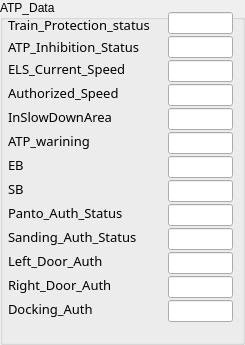
          <widget class="QGroupBox" name="groupBox_12">
           <property name="geometry">
            <rect>
             <x>824</x>
             <y>165</y>
             <width>245</width>
             <height>345</height>
            </rect>
           </property>
           <property name="autoFillBackground">
            <bool>true</bool>
           </property>
           <property name="title">
            <string>ATP_Data</string>
           </property>
           <property name="flat">
            <bool>false</bool>
           </property>
           <widget class="QLabel" name="label_70">
            <property name="geometry">
             <rect>
              <x>8</x>
              <y>8</y>
              <width>153</width>
              <height>34</height>
             </rect>
            </property>
            <property name="font">
             <font>
              <family>微软雅黑</family>
              <pointsize>10</pointsize>
             </font>
            </property>
            <property name="text">
             <string>Train_Protection_status</string>
            </property>
           </widget>
           <widget class="QLabel" name="label_71">
            <property name="geometry">
             <rect>
              <x>8</x>
              <y>30</y>
              <width>145</width>
              <height>34</height>
             </rect>
            </property>
            <property name="font">
             <font>
              <family>微软雅黑</family>
              <pointsize>10</pointsize>
             </font>
            </property>
            <property name="text">
             <string>ATP_Inhibition_Status</string>
            </property>
           </widget>
           <widget class="QLabel" name="label_72">
            <property name="geometry">
             <rect>
              <x>8</x>
              <y>52</y>
              <width>165</width>
              <height>34</height>
             </rect>
            </property>
            <property name="font">
             <font>
              <family>微软雅黑</family>
              <pointsize>10</pointsize>
             </font>
            </property>
            <property name="text">
             <string>ELS_Current_Speed</string>
            </property>
           </widget>
           <widget class="QLabel" name="label_73">
            <property name="geometry">
             <rect>
              <x>8</x>
              <y>76</y>
              <width>129</width>
              <height>34</height>
             </rect>
            </property>
            <property name="font">
             <font>
              <family>微软雅黑</family>
              <pointsize>10</pointsize>
             </font>
            </property>
            <property name="text">
             <string>Authorized_Speed</string>
            </property>
           </widget>
           <widget class="QLabel" name="label_74">
            <property name="geometry">
             <rect>
              <x>8</x>
              <y>100</y>
              <width>129</width>
              <height>34</height>
             </rect>
            </property>
            <property name="font">
             <font>
              <family>微软雅黑</family>
              <pointsize>10</pointsize>
             </font>
            </property>
            <property name="text">
             <string>InSlowDownArea</string>
            </property>
           </widget>
           <widget class="QLineEdit" name="le_authspeed">
            <property name="geometry">
             <rect>
              <x>168</x>
              <y>84</y>
              <width>65</width>
              <height>22</height>
             </rect>
            </property>
           </widget>
           <widget class="QLineEdit" name="le_inslow">
            <property name="geometry">
             <rect>
              <x>168</x>
              <y>108</y>
              <width>65</width>
              <height>22</height>
             </rect>
            </property>
           </widget>
           <widget class="QLineEdit" name="le_atpinhista">
            <property name="geometry">
             <rect>
              <x>168</x>
              <y>36</y>
              <width>65</width>
              <height>22</height>
             </rect>
            </property>
           </widget>
           <widget class="QLineEdit" name="le_currspeed">
            <property name="geometry">
             <rect>
              <x>168</x>
              <y>60</y>
              <width>65</width>
              <height>22</height>
             </rect>
            </property>
           </widget>
           <widget class="QLineEdit" name="le_traprosta">
            <property name="geometry">
             <rect>
              <x>168</x>
              <y>12</y>
              <width>65</width>
              <height>22</height>
             </rect>
            </property>
           </widget>
           <widget class="QLineEdit" name="le_sanding">
            <property name="geometry">
             <rect>
              <x>168</x>
              <y>228</y>
              <width>65</width>
              <height>22</height>
             </rect>
            </property>
           </widget>
           <widget class="QLabel" name="label_75">
            <property name="geometry">
             <rect>
              <x>8</x>
              <y>172</y>
              <width>45</width>
              <height>34</height>
             </rect>
            </property>
            <property name="font">
             <font>
              <family>微软雅黑</family>
              <pointsize>10</pointsize>
             </font>
            </property>
            <property name="text">
             <string>SB</string>
            </property>
           </widget>
           <widget class="QLineEdit" name="le_atpwarning">
            <property name="geometry">
             <rect>
              <x>168</x>
              <y>132</y>
              <width>65</width>
              <height>22</height>
             </rect>
            </property>
           </widget>
           <widget class="QLabel" name="label_76">
            <property name="geometry">
             <rect>
              <x>8</x>
              <y>220</y>
              <width>149</width>
              <height>34</height>
             </rect>
            </property>
            <property name="font">
             <font>
              <family>微软雅黑</family>
              <pointsize>10</pointsize>
             </font>
            </property>
            <property name="text">
             <string>Sanding_Auth_Status</string>
            </property>
           </widget>
           <widget class="QLineEdit" name="le_panto">
            <property name="geometry">
             <rect>
              <x>168</x>
              <y>204</y>
              <width>65</width>
              <height>22</height>
             </rect>
            </property>
           </widget>
           <widget class="QLineEdit" name="le_eb">
            <property name="geometry">
             <rect>
              <x>168</x>
              <y>156</y>
              <width>65</width>
              <height>22</height>
             </rect>
            </property>
           </widget>
           <widget class="QLabel" name="label_77">
            <property name="geometry">
             <rect>
              <x>8</x>
              <y>124</y>
              <width>105</width>
              <height>34</height>
             </rect>
            </property>
            <property name="font">
             <font>
              <family>微软雅黑</family>
              <pointsize>10</pointsize>
             </font>
            </property>
            <property name="text">
             <string>ATP_warining</string>
            </property>
           </widget>
           <widget class="QLabel" name="label_78">
            <property name="geometry">
             <rect>
              <x>8</x>
              <y>148</y>
              <width>61</width>
              <height>34</height>
             </rect>
            </property>
            <property name="font">
             <font>
              <family>微软雅黑</family>
              <pointsize>10</pointsize>
             </font>
            </property>
            <property name="text">
             <string>EB</string>
            </property>
           </widget>
           <widget class="QLineEdit" name="le_sb">
            <property name="geometry">
             <rect>
              <x>168</x>
              <y>180</y>
              <width>65</width>
              <height>22</height>
             </rect>
            </property>
           </widget>
           <widget class="QLabel" name="label_79">
            <property name="geometry">
             <rect>
              <x>8</x>
              <y>196</y>
              <width>137</width>
              <height>34</height>
             </rect>
            </property>
            <property name="font">
             <font>
              <family>微软雅黑</family>
              <pointsize>10</pointsize>
             </font>
            </property>
            <property name="text">
             <string>Panto_Auth_Status</string>
            </property>
           </widget>
           <widget class="QLineEdit" name="le_docking">
            <property name="geometry">
             <rect>
              <x>168</x>
              <y>300</y>
              <width>65</width>
              <height>22</height>
             </rect>
            </property>
           </widget>
           <widget class="QLabel" name="label_91">
            <property name="geometry">
             <rect>
              <x>8</x>
              <y>292</y>
              <width>121</width>
              <height>34</height>
             </rect>
            </property>
            <property name="font">
             <font>
              <family>微软雅黑</family>
              <pointsize>10</pointsize>
             </font>
            </property>
            <property name="text">
             <string>Docking_Auth</string>
            </property>
           </widget>
           <widget class="QLabel" name="label_90">
            <property name="geometry">
             <rect>
              <x>8</x>
              <y>268</y>
              <width>129</width>
              <height>34</height>
             </rect>
            </property>
            <property name="font">
             <font>
              <family>微软雅黑</family>
              <pointsize>10</pointsize>
             </font>
            </property>
            <property name="text">
             <string>Right_Door_Auth</string>
            </property>
           </widget>
           <widget class="QLineEdit" name="le_leftdoor">
            <property name="geometry">
             <rect>
              <x>168</x>
              <y>252</y>
              <width>65</width>
              <height>22</height>
             </rect>
            </property>
           </widget>
           <widget class="QLineEdit" name="le_rightdoor">
            <property name="geometry">
             <rect>
              <x>168</x>
              <y>276</y>
              <width>65</width>
              <height>22</height>
             </rect>
            </property>
           </widget>
           <widget class="QLabel" name="label_89">
            <property name="geometry">
             <rect>
              <x>8</x>
              <y>244</y>
              <width>121</width>
              <height>34</height>
             </rect>
            </property>
            <property name="font">
             <font>
              <family>微软雅黑</family>
              <pointsize>10</pointsize>
             </font>
            </property>
            <property name="text">
             <string>Left_Door_Auth</string>
            </property>
           </widget>
           <widget class="QLabel" name="label_84">
            <property name="geometry">
             <rect>
              <x>248</x>
              <y>262</y>
              <width>45</width>
              <height>34</height>
             </rect>
            </property>
            <property name="font">
             <font>
              <family>微软雅黑</family>
              <pointsize>10</pointsize>
             </font>
            </property>
            <property name="text">
             <string>SB</string>
            </property>
           </widget>
           <widget class="QLabel" name="label_85">
            <property name="geometry">
             <rect>
              <x>248</x>
              <y>214</y>
              <width>105</width>
              <height>34</height>
             </rect>
            </property>
            <property name="font">
             <font>
              <family>微软雅黑</family>
              <pointsize>10</pointsize>
             </font>
            </property>
            <property name="text">
             <string>ATP_warining</string>
            </property>
           </widget>
           <widget class="QLabel" name="label_86">
            <property name="geometry">
             <rect>
              <x>248</x>
              <y>286</y>
              <width>137</width>
              <height>34</height>
             </rect>
            </property>
            <property name="font">
             <font>
              <family>微软雅黑</family>
              <pointsize>10</pointsize>
             </font>
            </property>
            <property name="text">
             <string>Panto_Auth_Status</string>
            </property>
           </widget>
           <widget class="QLabel" name="label_88">
            <property name="geometry">
             <rect>
              <x>248</x>
              <y>238</y>
              <width>61</width>
              <height>34</height>
             </rect>
            </property>
            <property name="font">
             <font>
              <family>微软雅黑</family>
              <pointsize>10</pointsize>
             </font>
            </property>
            <property name="text">
             <string>EB</string>
            </property>
           </widget>
          </widget>
